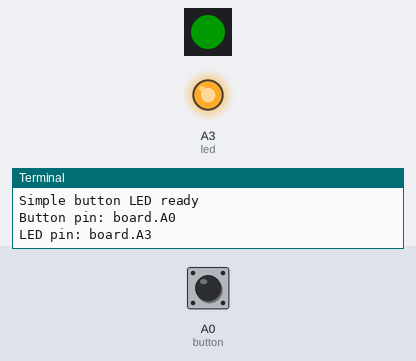
Bench run of a program on a simulated Raspberry Pi (BCM pin numbers). Parts: 1 RGB LEDs in strip order, left to right, output pins drawn as LEDs (lit = HIGH), the last lines printed to the terminal. The test bench sets the inputs (shaded band); at power-on: A0 (button) HIGH. Dim RGB values are drawn brighter than linear.

Above: at 1.2 s.
1.3 s: A0 (button) pulled LOW for 0.15 s
At 1.37 s:
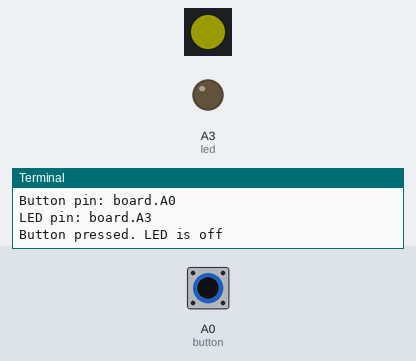
2.9 s: A0 (button) pulled LOW for 1 s
At 3.7 s:
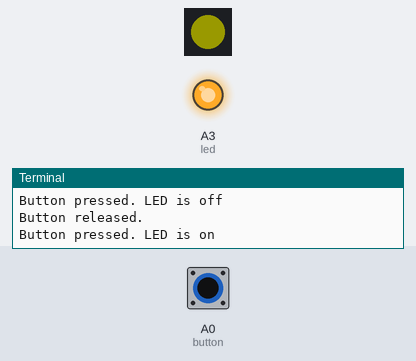
5.4 s: A0 (button) pulled LOW for 3.2 s
At 9.6 s:
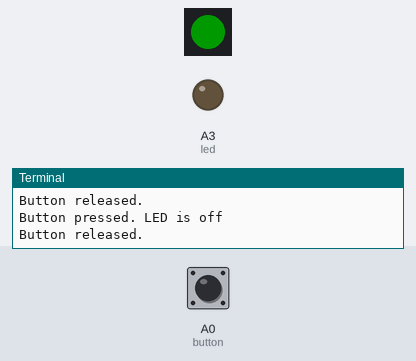
Timing chart, 0 to 11.1 s (numbered marks = the images above; inputs shaded):
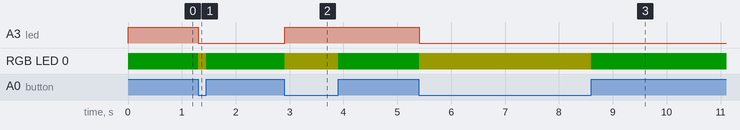

The program:

button-simple.py
```python
# button-simple.py
# Press a button wired between A0 and GND to toggle an LED wired to A3.

import time

import board
import digitalio
import neopixel


BUTTON_PIN = board.A0
LED_PIN = board.A3
DEBOUNCE_SECONDS = 0.05


status_pixel = neopixel.NeoPixel(board.NEOPIXEL, 1, brightness=0.1)


def set_status(color):
    status_pixel[0] = color


set_status((0, 255, 0))

button = digitalio.DigitalInOut(BUTTON_PIN)
button.direction = digitalio.Direction.INPUT
button.pull = digitalio.Pull.UP

led = digitalio.DigitalInOut(LED_PIN)
led.direction = digitalio.Direction.OUTPUT
led.value = True


print("Simple button LED ready")
print("Button pin:", BUTTON_PIN)
print("LED pin:", LED_PIN)

was_pressed = not button.value
last_change = time.monotonic()
armed = not was_pressed

if was_pressed:
    print("Button is pressed at startup. Release it to arm the toggle.")

try:
    while True:
        pressed = not button.value
        now = time.monotonic()

        if pressed != was_pressed and now - last_change >= DEBOUNCE_SECONDS:
            last_change = now
            was_pressed = pressed

            if not pressed and not armed:
                armed = True
                print("Button released. Toggle armed.")

            if not pressed:
                set_status((0, 255, 0))
                print("Button released.")

            if pressed and armed:
                set_status((255, 255, 0))
                led.value = not led.value
                print("Button pressed. LED is", "on" if led.value else "off")

        time.sleep(0.01)
except KeyboardInterrupt:
    led.value = False
    set_status((0, 0, 0))
    status_pixel.deinit()
    led.deinit()
    button.deinit()
```

Measured:
- after the input at 1.3 s, A3 (led): HIGH → LOW at once; RGB LED 0: RGB(0, 25, 0) → RGB(25, 25, 0) at once, → RGB(0, 25, 0) 0.15 s later
- after the input at 2.9 s, A3 (led): LOW → HIGH at once; RGB LED 0: RGB(0, 25, 0) → RGB(25, 25, 0) at once, → RGB(0, 25, 0) 0.99 s later
- after the input at 5.4 s, A3 (led): HIGH → LOW at once; RGB LED 0: RGB(0, 25, 0) → RGB(25, 25, 0) at once, → RGB(0, 25, 0) 3.2 s later
